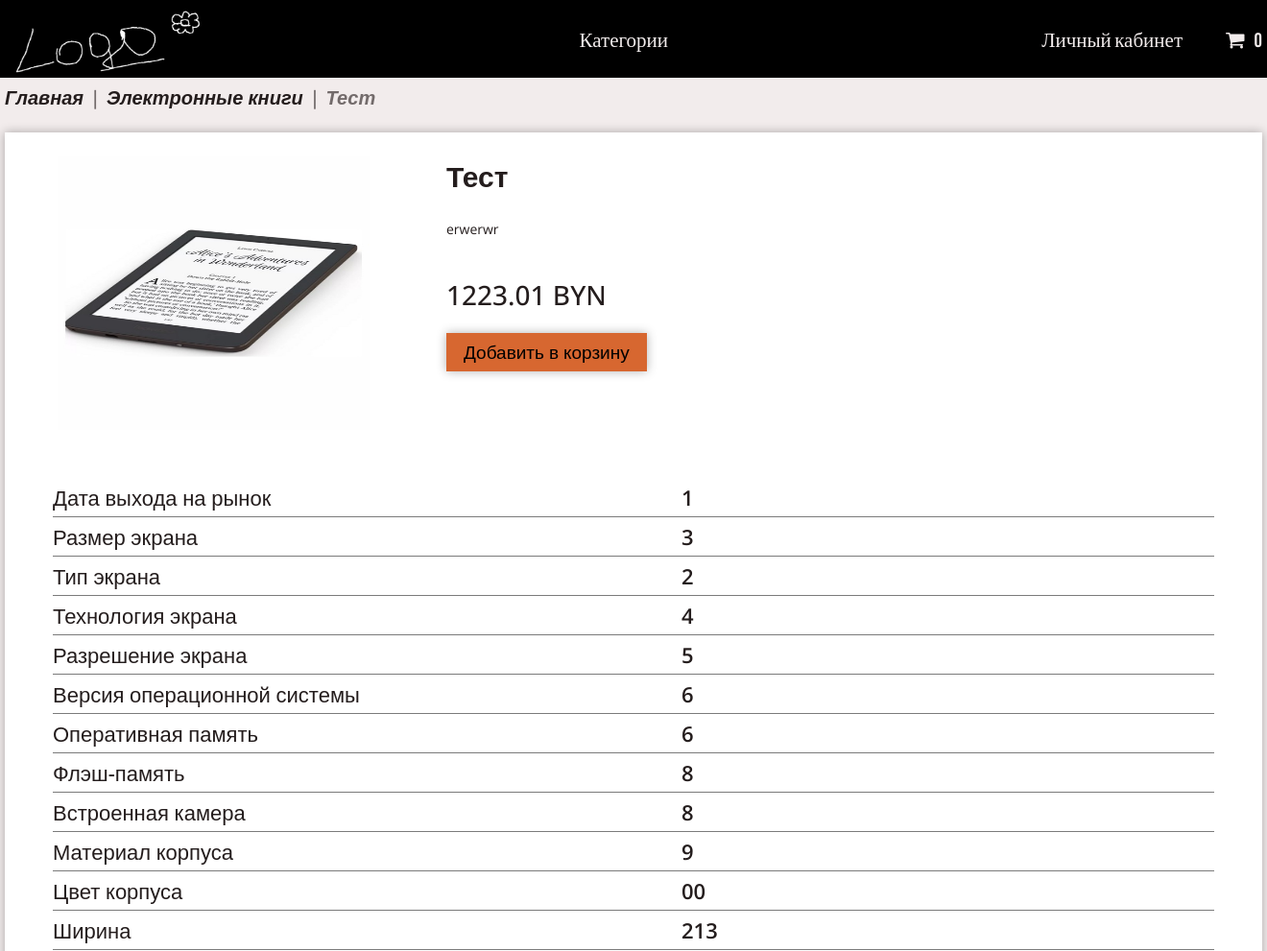
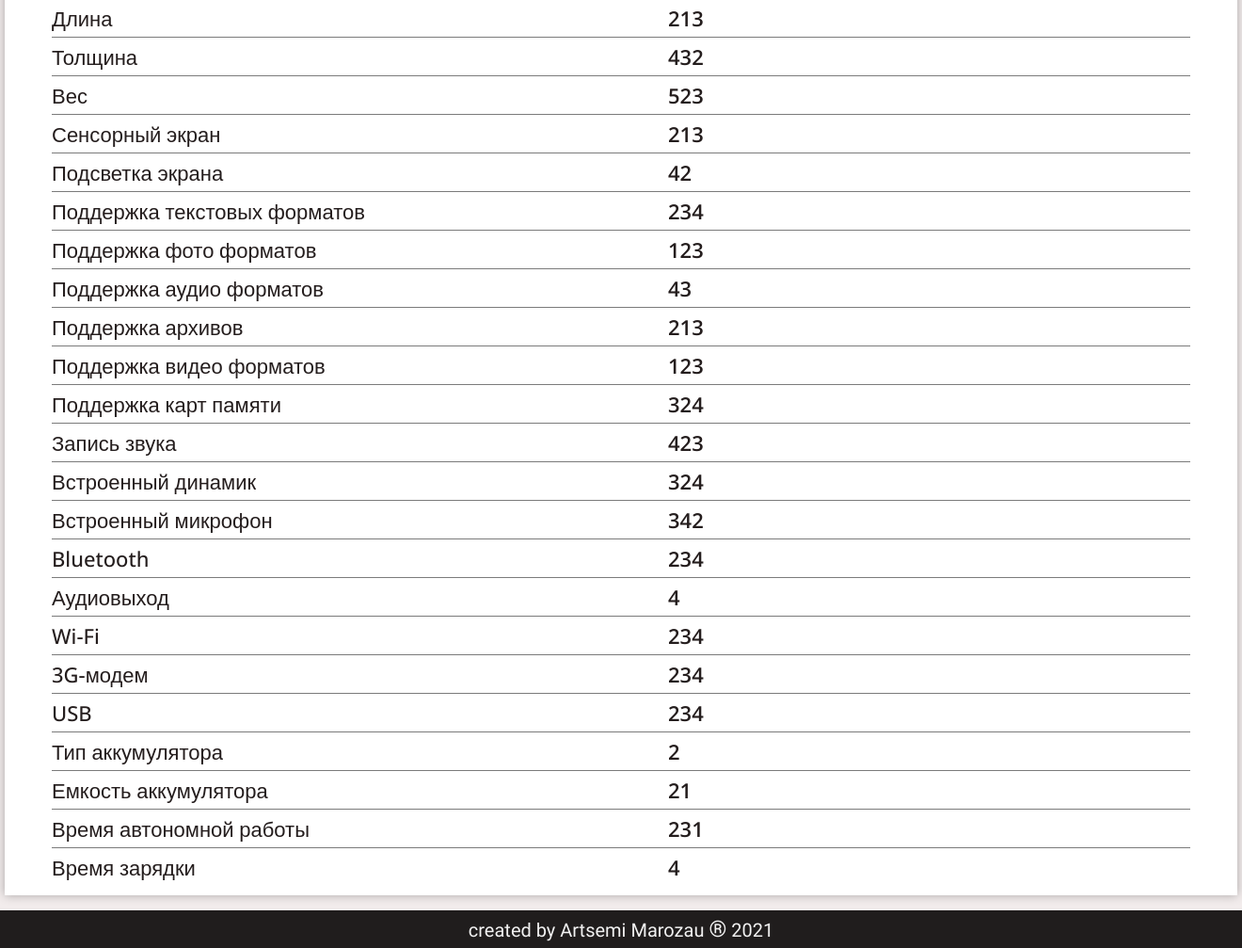
The page /ebook/22/ on the database its author committed (2 pictures, top to bottom).
### app/models.py (models this page shows, shortened)
class Cart(models.Model):
    owner = models.ForeignKey('Customer', null=True, verbose_name='Владелец', on_delete=models.CASCADE)
    product = models.ManyToManyField(CartProduct, blank=True, related_name='related_cart')
    total_products = models.PositiveIntegerField(default=0)
    final_price = models.DecimalField(max_digits=9, default=0, decimal_places=2, verbose_name='Общая цена')
    in_order = models.BooleanField(default=False)
    for_anonymous_user = models.BooleanField(default=False)

class Category(models.Model):
    name = models.CharField(max_length=255, verbose_name='Название категории')
    image = models.ImageField(verbose_name='Изображение', null=True)
    slug = models.SlugField(unique=True)
    objects = CategoryManager()
    def get_absolute_url(self):
        return reverse('category_detail', kwargs={'slug': self.slug})

class Product(models.Model):
    class Meta:
        abstract = True
    category = models.ForeignKey(Category, verbose_name='Категория', on_delete=models.CASCADE)
    title = models.CharField(max_length=255, verbose_name='Наименование')
    slug = models.SlugField(unique=True)
    image = models.ImageField(verbose_name='Изображение')
    description = models.TextField(null=True, verbose_name='Описание')
    price = models.DecimalField(max_digits=9, decimal_places=2, verbose_name='Цена')
    def get_model_name(self):
        return self.__class__.__name__.lower()

class Ebook(Product):
    market_date = models.CharField(max_length=255, null=True, blank=True, verbose_name='Дата выхода на рынок')
    screen_size = models.CharField(max_length=255, null=True, blank=True, verbose_name='Размер экрана')
    screen_type = models.CharField(max_length=255, null=True, blank=True, verbose_name='Тип экрана')
    screen_technology = models.CharField(max_length=255, null=True, blank=True, verbose_name='Технология экрана')
    screen_resolution = models.CharField(max_length=255, null=True, blank=True, verbose_name='Разрешение экрана')
    os_version = models.CharField(max_length=255, null=True, blank=True, verbose_name='Версия операционной системы')
    ram = models.CharField(max_length=255, null=True, blank=True, verbose_name='Оперативная память')
    flash_memory = models.CharField(max_length=255, null=True, blank=True, verbose_name='Флэш-память')
    built_in_camera = models.CharField(max_length=255, null=True, blank=True, verbose_name='Встроенная камера')
    body_material = models.CharField(max_length=255, null=True, blank=True, verbose_name='Материал корпуса')
    body_color = models.CharField(max_length=255, null=True, blank=True, verbose_name='Цвет корпуса')
    width = models.CharField(max_length=255, null=True, blank=True, verbose_name='Ширина')
    length = models.CharField(max_length=255, null=True, blank=True, verbose_name='Длина')
    thickness = models.CharField(max_length=255, null=True, blank=True, verbose_name='Толщина')
    weight = models.CharField(max_length=255, null=True, blank=True, verbose_name='Вес')
    touch_screen = models.CharField(max_length=255, null=True, blank=True, verbose_name='Сенсорный экран')
    screen_backlight = models.CharField(max_length=255, null=True, blank=True, verbose_name='Подсветка экрана')
    support_txt_format = models.CharField(
        max_length=255, null=True, blank=True, verbose_name='Поддержка текстовых форматов'
    )
    support_photo_format = models.CharField(
        max_length=255, null=True, blank=True, verbose_name='Поддержка фото форматов'
    )
    support_audio_format = models.CharField(
        max_length=255, null=True, blank=True, verbose_name='Поддержка аудио форматов'
    )
    support_archive = models.CharField(max_length=255, null=True, blank=True, verbose_name='Поддержка архивов')
    support_video_format = models.CharField(
        max_length=255, null=True, blank=True, verbose_name='Поддержка видео форматов'
    )
    memory_card_support = models.CharField(max_length=255, null=True, blank=True, verbose_name='Поддержка карт памяти')
    sound_recording = models.CharField(max_length=255, null=True, blank=True, verbose_name='Запись звука')
    built_in_speaker = models.CharField(max_length=255, null=True, blank=True, verbose_name='Встроенный динамик')
    built_in_microphone = models.CharField(max_length=255, null=True, blank=True, verbose_name='Встроенный микрофон')
    bluetooth = models.CharField(max_length=255, null=True, blank=True, verbose_name='Bluetooth')
    audio_output = models.CharField(max_length=255, null=True, blank=True, verbose_name='Аудиовыход')
    wifi = models.CharField(max_length=255, null=True, blank=True, verbose_name='Wi-Fi')
    modem_3g = models.CharField(max_length=255, null=True, blank=True, verbose_name='3G-модем')
    usb = models.CharField(max_length=255, null=True, blank=True, verbose_name='USB')
    battery_type = models.CharField(max_length=255, null=True, blank=True, verbose_name='Тип аккумулятора')
    battery_capacity = models.CharField(max_length=255, null=True, blank=True, verbose_name='Емкость аккумулятора')
    battery_life = models.CharField(max_length=255, null=True, blank=True, verbose_name='Время автономной работы')
    charging_time = models.CharField(max_length=255, null=True, blank=True, verbose_name='Время зарядки')

### app/views.py (the view)
# urls.py: path('<str:ct_model>/<str:slug>/', ProductDetailView.as_view(), name='product_detail'),
class ProductDetailView(CartMixin, CategoryDetailMixin, DetailView):
    CT_MODEL_MODEL_CLASS = {
        'notebook': Notebook,
        'smartphone': Smartphone,
        'smartwatch': Smartwatch,
        'ebook': Ebook
    }
    def dispatch(self, request, *args, **kwargs):
        self.model = self.CT_MODEL_MODEL_CLASS[kwargs['ct_model']]
        self.queryset = self.model._base_manager.all()
        return super().dispatch(request, *args, **kwargs)
    context_object_name = 'product'
    template_name = 'product_detail.html'
    slug_url_kwarg = 'slug'
    def get_context_data(self, **kwargs):
        context = super().get_context_data(**kwargs)
        context['ct_model'] = self.model._meta.model_name
        context['category_name'] = context['product'].category.name
        context['cart'] = self.cart
        return context

### app/mixins.py (called while the page is built)
    def get_context_data(self, **kwargs):
        if isinstance(self.get_object(), Category):
            model = self.CATEGORY_SLUG_TO_PRODUCT_MODEL[self.get_object().slug]
            context = super().get_context_data(**kwargs)
            context['categories'] = Category.objects.get_categories_for_category_menu()
            context['category_products'] = model.objects.all()
            return context
        context = super().get_context_data(**kwargs)
        context['categories'] = Category.objects.get_categories_for_category_menu()
        return context

    def dispatch(self, request, *args, **kwargs):
        if request.user.is_authenticated:
            customer = Customer.objects.filter(user=request.user).first()
            if not customer:
                customer = Customer.objects.create(
                    user=request.user
                )
            cart = Cart.objects.filter(owner=customer, in_order=False).first()
            if not cart:
                cart = Cart.objects.create(owner=customer)
        else:
            cart = Cart.objects.filter(for_anonymous_user=True).first()
            if not cart:
                cart = Cart.objects.create(for_anonymous_user=True)
        self.cart = cart
        return super().dispatch(request, *args, **kwargs)

### app/models.py (called while the page is built)
def get_models_for_count(*model_names):
    return [models.Count(model_name) for model_name in model_names]

    def get_queryset(self):
        return super().get_queryset()

    def get_categories_for_category_menu(self):
        models = get_models_for_count('notebook', 'smartphone', 'smartwatch', 'ebook')
        qs = list(self.get_queryset().annotate(*models))
        data = [
            dict(category=c, count=getattr(c, self.CATEGORY_NAME_COUNT_NAME[c.name]))
            for c in qs
        ]
        return data

### app/templatetags/specifications.py (called while the page is built)
def get_product_spec(product, model_name):
    table_content = ''
    for name, value in PRODUCT_SPEC[model_name].items():
        table_content += TABLE_CONTENT.format(name=name, value=getattr(product, value))
    return table_content

@register.filter
def product_spec(product):
    model_name = product.__class__._meta.model_name
    return mark_safe(TABLE_HEAD + get_product_spec(product, model_name) + TABLE_TAIL)

### app/templates/product_detail.html
{% extends 'base.html' %}
{% load specifications %}
{% block content %}
    <section class="breadcrumb">
        <div class="container breadcrumb__container">
            <ul class="breadcrumb__view">
                <li class="breadcrumb__item"><a href="/" class="breadcrumb__link">Главная</a>
                <li class="breadcrumb__item"><p class="breadcrumb__slash">|</p></li>
                <li class="breadcrumb__item breadcrumb"><a href="{{ category.url }}" class="breadcrumb__link">{{ category_name }}</a></li>
                <li class="breadcrumb__item"><p class="breadcrumb__slash">|</p></li>
                <li class="breadcrumb__item breadcrumb__last-item"><p class="breadcrumb__last-item">{{ product.title }}</p></li>
                </li>
            </ul>
        </div>
    </section>
    <section class="product-main">
        <div class="container product-main__container">
            <div class="product-main__top-block">
                <img src="{{ product.image.url }}" alt="" class="product-main__image">
                <div class="product-main__description">
                    <h2 class="product-main__title">{{ product.title }}</h2>
                    <p class="product-main__briefly">{{ product.description }}</p>
                    <h4 class="product-main__price">{{ product.price }} BYN</h4>
                    <a href="{% url 'add_to_cart' ct_model=product.get_model_name slug=product.slug %}" class="product-main__add-to-cart">
                        <button name="add_to_cart" class="products__button">Добавить в корзину</button>
                    </a>
                </div>
            </div>
            <div class="product-main__characteristics">
                {{ product|product_spec }}
            </div>
        </div>
    </section>
{% endblock %}

### app/templates/base.html (shortened to what this page needs)
<!DOCTYPE html>
<html lang="en">
<head>
    <link href="/static/css/reset_file.css" rel="stylesheet" type="text/css">
    <link href="/static/css/base.css" rel="stylesheet" type="text/css">
    <link href="/static/css/category_detail.css" rel="stylesheet" type="text/css">
    <link href="/static/css/product_detail.css" rel="stylesheet" type="text/css">
    <link href="/static/css/cart.css" rel="stylesheet" type="text/css">
    <link href="/static/css/checkout.css" rel="stylesheet" type="text/css">
    <link rel="stylesheet" href="https://cdnjs.cloudflare.com/ajax/libs/font-awesome/4.7.0/css/font-awesome.min.css">
</head>
<body>
    <section class="header">
        <div class="container">
            <ul class="header__list">
                <li class="header__item"><a href="/"><img src="/static/img/logo.png" class="logo header-logo" alt=""></a></li>
                <li class="header__item">
                    <div class="header__burger">
                        <p class="header__link">Категории</p>
                    </div>
                </li>
                <li class="header__item">
                    <ul class="header__list">
                        <li class="header__item"><a href="" class="header__link">Личный кабинет</a></li>
                        <li class="header__item"><a href="{% url 'cart' %}" class="header__link header__cart"><i class="fa fa-shopping-cart" aria-hidden="true"></i><span class="cart__count">{{ cart.product.count }}</span></a></li>
                    </ul>
                </li>
            </ul>
        </div>
    </section>
    {% block content %}{% endblock %}
    <section class="footer">
        <div class="container footer__container">
            <p class="footer__text">created by Artsemi Marozau <span class="footer__r">®</span> 2021</p>
        </div>
    </section>
</body>
</html>

### app/static/css/base.css (style rules this page uses)
.header { height: 81px; background-color: black; position: sticky; top: 0; z-index: 100; }
.logo { height: 81px; width: auto; cursor: pointer; }
.header__link { font-family: 'Bebas Neue', cursive; color: #F2ECEC; font-size: 21px; cursor: pointer; }
.header__list { display: flex; justify-content: space-between; align-items: center; }
.header__item { list-style-type: none; }
.header__cart { margin-left: 45px; }
.cart__count { padding-left: 10px; }
.footer { height: 40px; background-color: #201D1D; }
.footer__container { display: flex; align-items: center; justify-content: center; }
.footer__text { font-family: 'Teko', sans-serif; font-size: 20px; color: #F2F2F2; }
.footer__r { font-size: 24px; }

### app/static/css/category_detail.css (style rules this page uses)
.breadcrumb { background-color: #F2ECEC; }
.breadcrumb__container { padding: 7px 0 7px 0; }
.breadcrumb__view { display: flex; }
.breadcrumb__link { color: #241D1D; }
.breadcrumb__item { list-style-type: none; font-family: 'Open Sans', sans-serif; color: #241D1D; font-size: 20px; font-weight: 600; font-style: italic; }
.breadcrumb__slash:after,.breadcrumb__slash:before { content: "-"; color: transparent; }
.breadcrumb__slash, .breadcrumb__last-item { color: #736B6B; }
.products__button { font: inherit; background-color: transparent; }

### app/static/css/product_detail.css (style rules this page uses)
.product-main { background-color: #F2ECEC; padding: 16px 0 16px 0; }
.product-main__container { background-color: white; box-shadow: 0 0 10px rgba(0,0,0,0.3); }
.product-main__top-block { padding-top: 25px; display: flex; margin: 0 55px 0 55px; }
.product-main__image { width: 325px; height: 285px; background-color: white; }
.product-main__description { margin-left: 80px; font-family: 'Open Sans', sans-serif; color: #241D1D; height: 100%; }
.product-main__title { font-size: 30px; font-weight: 600; }
.product-main__briefly { margin-top: 25px; font-size: 14px; font-weight: 400; }
.product-main__price { margin-top: 40px; margin-bottom: 28px; font-size: 28px; font-weight: 500; }
.product-main__add-to-cart { padding: 7px 18px 7px 18px; font-size: 19px; font-weight: 500; background: #D76730; box-shadow: 0 0 10px rgba(0,0,0,0.3); }
.product-main__characteristics { padding: 50px 50px 10px 50px; font-family: 'Open Sans', sans-serif; color: #241D1D; font-size: 22px; font-weight: 500; }
.product-main__table { border-collapse: collapse; width: 100%; }
.product-main__row { border-bottom: 0.5px solid #7B7B7B; }
.product-main__col { padding: 5px 0 5px 0; width: 50%; }
.product-main__col:last-child { font-weight: 600; padding-left: 50px; }
.product-main__row:last-child { border: none; }

### rows shown on the page
Cart: product.count "0"
Category: name "Электронные книги"
Ebook: title "Тест", image (picture), description "erwerwr", price "1223.01", market_date+screen_size+screen_type "Дата выхода на рынок 1 Размер экрана 3 Тип экрана 2 Технология экрана 4 Разрешение экрана 5 Версия операционной системы 6 Оперативная память 6 Флэш-память 8 Встроенная камера 8 Материал корпуса 9 Цвет корпуса 00 Ширина 213 Длина 213 Толщина 432 Вес 523 Сенсорный экран 213 Подсветка экрана 42 Поддержка текстовых форматов 234 Поддержка фото форматов 123 Поддержка аудио форматов 43 Поддержка архивов 213 Поддержка видео форматов 123 Поддержка карт памяти 324 Запись звука 423 Встроенный динамик 324 Встроенный микрофон 342 Bluetooth 234 Аудиовыход 4 Wi-Fi 234 3G-модем 234 USB 234 Тип аккумулятора 2 Емкость аккумулятора 21 Время автономной работы 231 Время зарядки 4"
